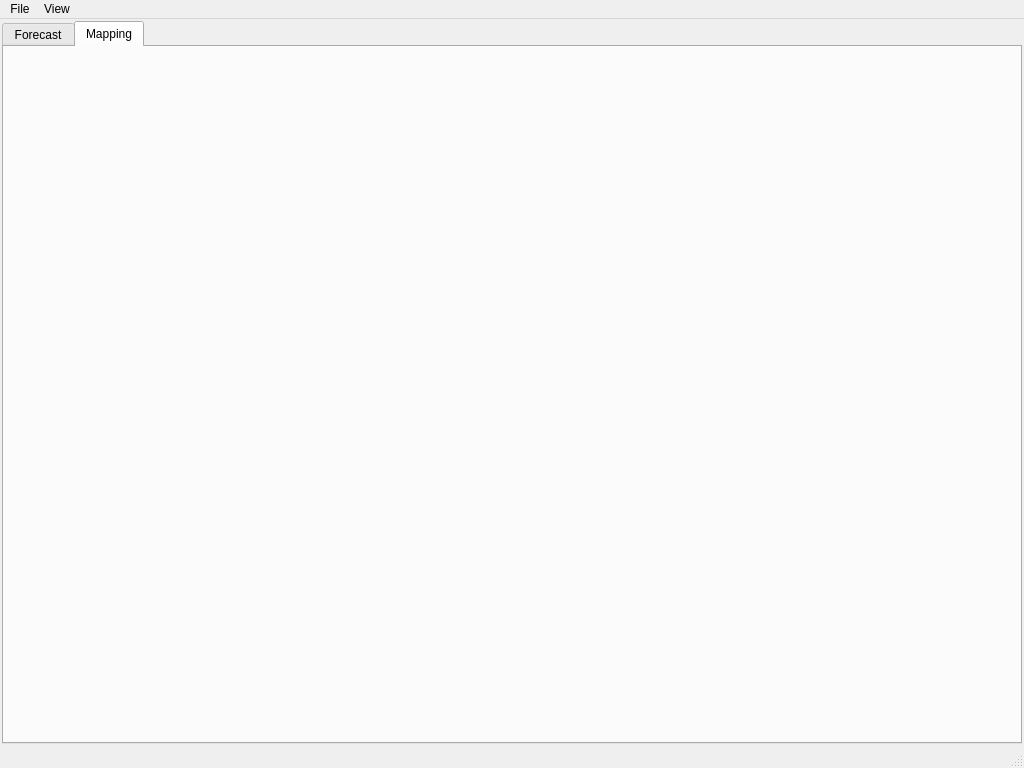
<?xml version="1.0" encoding="UTF-8"?>
<ui version="4.0">
 <class>MainWindow</class>
 <widget class="QMainWindow" name="MainWindow">
  <property name="geometry">
   <rect>
    <x>0</x>
    <y>0</y>
    <width>1024</width>
    <height>768</height>
   </rect>
  </property>
  <property name="windowTitle">
   <string notr="true">OPAQ</string>
  </property>
  <widget class="QWidget" name="centralwidget">
   <layout class="QVBoxLayout" name="verticalLayout">
    <property name="leftMargin">
     <number>2</number>
    </property>
    <property name="topMargin">
     <number>2</number>
    </property>
    <property name="rightMargin">
     <number>2</number>
    </property>
    <property name="bottomMargin">
     <number>2</number>
    </property>
    <item>
     <widget class="QTabWidget" name="tabWidget">
      <property name="currentIndex">
       <number>1</number>
      </property>
      <widget class="opaq::OpaqView" name="forecast">
       <attribute name="title">
        <string>Forecast</string>
       </attribute>
      </widget>
      <widget class="opaq::MappingView" name="mapping">
       <attribute name="title">
        <string>Mapping</string>
       </attribute>
      </widget>
     </widget>
    </item>
   </layout>
  </widget>
  <widget class="QMenuBar" name="menubar">
   <property name="geometry">
    <rect>
     <x>0</x>
     <y>0</y>
     <width>1024</width>
     <height>21</height>
    </rect>
   </property>
   <widget class="QMenu" name="menuFile">
    <property name="title">
     <string>File</string>
    </property>
    <addaction name="actionPreferences"/>
    <addaction name="actionQuit"/>
   </widget>
   <widget class="QMenu" name="menuView">
    <property name="title">
     <string>View</string>
    </property>
   </widget>
   <addaction name="menuFile"/>
   <addaction name="menuView"/>
  </widget>
  <widget class="QStatusBar" name="statusbar"/>
  <action name="actionQuit">
   <property name="text">
    <string>Quit</string>
   </property>
  </action>
  <action name="actionDiagnostics">
   <property name="text">
    <string>Diagnostics</string>
   </property>
  </action>
  <action name="actionPreferences">
   <property name="text">
    <string>Preferences</string>
   </property>
   <property name="shortcut">
    <string>Ctrl+;</string>
   </property>
  </action>
 </widget>
 <customwidgets>
  <customwidget>
   <class>opaq::OpaqView</class>
   <extends>QWidget</extends>
   <header>opaqview.h</header>
   <container>1</container>
  </customwidget>
  <customwidget>
   <class>opaq::MappingView</class>
   <extends>QWidget</extends>
   <header>mappingview.h</header>
   <container>1</container>
  </customwidget>
 </customwidgets>
 <resources/>
 <connections/>
</ui>
